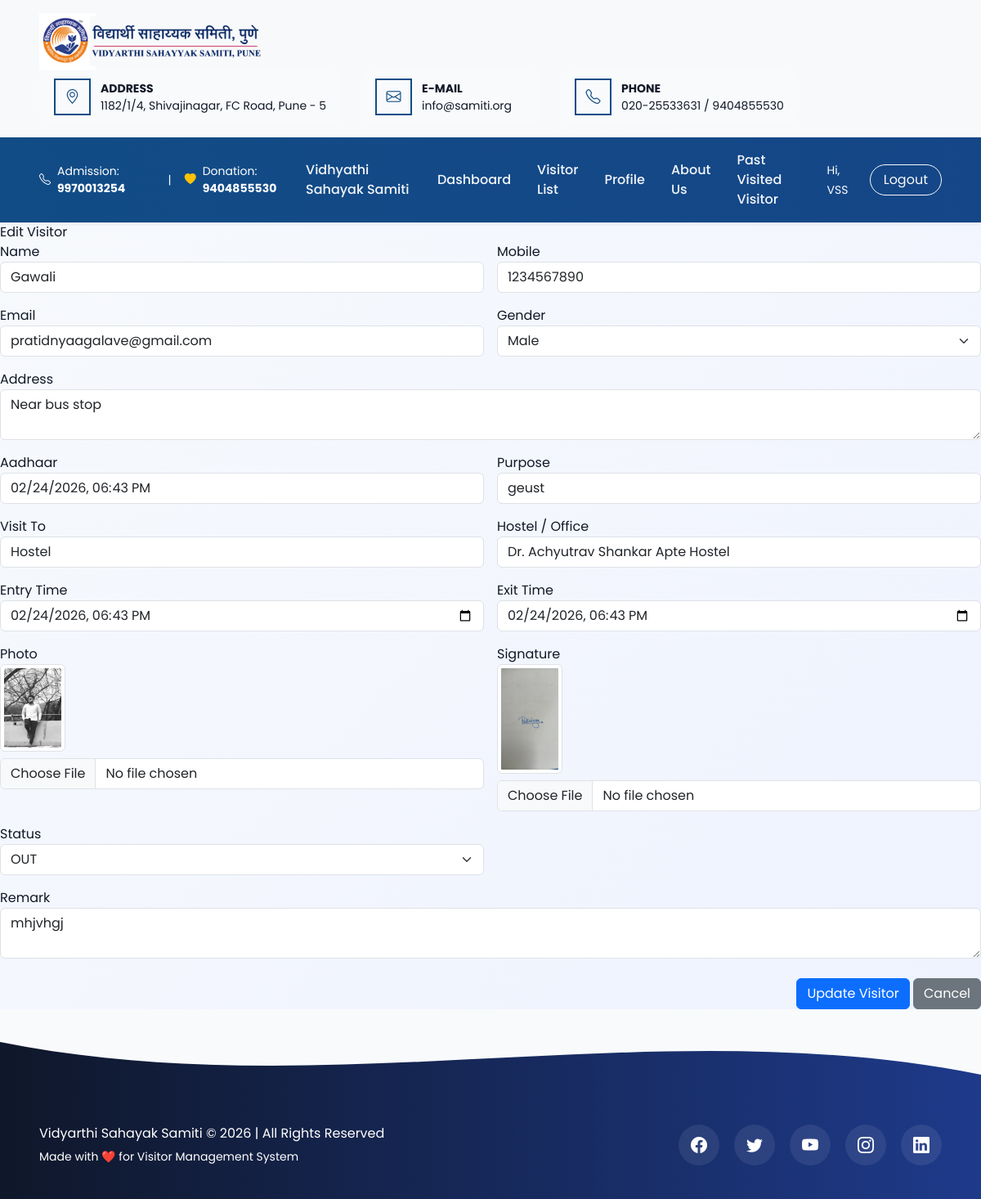
The app's page /visitors/edit/2/ (signed in) with its own data.
### visitors/models.py (models this page shows, shortened)
class CustomUser(AbstractUser):
    ROLE_CHOICES = (
        ('ADMIN', 'Admin'),
        ('STAFF', 'Staff'),
        ('SECURITY', 'Security'),
    )
    role = models.CharField(max_length=20, choices=ROLE_CHOICES)
    is_email_verified = models.BooleanField(default=False)

class Visitor(models.Model):
    GENDER_CHOICES = (
        ('Male', 'Male'),
        ('Female', 'Female'),
        ('Other', 'Other'),
    )
    STATUS_CHOICES = (
        ('IN', 'IN'),
        ('OUT', 'OUT'),
    )
    created_by = models.ForeignKey(
        settings.AUTH_USER_MODEL,   # ✅ IMPORTANT CHANGE
        on_delete=models.CASCADE,
        related_name='visitors'
    )
    name = models.CharField(max_length=100)
    mobile = models.CharField(max_length=10)
    email = models.EmailField()
    gender = models.CharField(max_length=10, choices=GENDER_CHOICES)
    purpose = models.CharField(max_length=200)
    visit_to = models.CharField(max_length=100)
    hostel_or_office = models.CharField(max_length=200)
    address = models.TextField()
    aadhaar = models.CharField(max_length=12)
    remark = models.TextField(null=True, blank=True)
    photo = models.ImageField(upload_to='visitor_photos/', null=True, blank=True)
    signature = models.ImageField(upload_to='signatures/', null=True, blank=True)
    status = models.CharField(max_length=5, choices=STATUS_CHOICES, default='IN')
    entry_time = models.DateTimeField(default=timezone.now)
    exit_time = models.DateTimeField(null=True, blank=True)
    created_at = models.DateTimeField(auto_now_add=True)
    class Meta:
        ordering = ['-entry_time']

### visitors/views.py (the view, shortened to what this page needs)
@login_required
def edit_visitor(request, id):
    if request.user.role == "ADMIN":
        visitor = get_object_or_404(Visitor, id=id)
    else:
        visitor = get_object_or_404(Visitor, id=id, created_by=request.user)
    return render(request, 'visitors/edit_visitor.html', {'visitor': visitor})

### visitors/templates/visitors/edit_visitor.html (shortened to what this page needs)
{% extends "visitors/base.html" %}
{% block content %}
<section class="visitor-entry-section">
<div class="entry-card">
<div class="entry-header">
    Edit Visitor
</div>
<div class="card-body">
<form method="POST" enctype="multipart/form-data">{% csrf_token %}
<div class="row g-3">
<div class="col-md-6">
<label>Name</label>
<input type="text" name="name"
       value="{{ visitor.name }}"
       class="form-control">
</div>
<div class="col-md-6">
<label>Mobile</label>
<input type="text" name="mobile"
       value="{{ visitor.mobile }}"
       class="form-control">
</div>
<div class="col-md-6">
<label>Email</label>
<input type="email" name="email"
       value="{{ visitor.email }}"
       class="form-control">
</div>
<div class="col-md-6">
<label>Gender</label>
<select name="gender" class="form-select">
<option {% if visitor.gender == "Male" %}selected{% endif %}>Male</option>
</select>
</div>
<div class="col-12">
<label>Address</label>
<textarea name="address"
          class="form-control">{{ visitor.address }}</textarea>
</div>
<div class="col-md-6">
<label>Aadhaar</label>
<input type="datetime-local"
       value="{{ visitor.entry_time|date:'Y-m-d\\TH:i' }}"
       class="form-control"
       readonly>
</div>
<div class="col-md-6">
<label>Purpose</label>
<input type="text" name="purpose"
       value="{{ visitor.purpose }}"
       class="form-control">
</div>
<div class="col-md-6">
<label>Visit To</label>
<input type="text" name="visit_to"
       value="{{ visitor.visit_to }}"
       class="form-control">
</div>
<div class="col-md-6">
<label>Hostel / Office</label>
<input type="text" name="hostel_or_office"
       value="{{ visitor.hostel_or_office }}"
       class="form-control">
</div>
<div class="col-md-6">
<label>Entry Time</label>
<input type="datetime-local"
       name="entry_time"
       value="{{ visitor.entry_time|date:'Y-m-d\\TH:i' }}"
       class="form-control">
</div>
<div class="col-md-6">
<label>Exit Time</label>
<input type="datetime-local"
       name="exit_time"
       value="{{ visitor.exit_time|date:'Y-m-d\\TH:i' }}"
       class="form-control">
</div>
<div class="col-md-6">
<label>Photo</label><br>
{% if visitor.photo %}
    <img src="{{ visitor.photo.url }}"
         width="80"
         class="img-thumbnail mb-2">
{% endif %}
<input type="file"
       name="photo"
       class="form-control">
</div>
<div class="col-md-6">
<label>Signature</label><br>
{% if visitor.signature %}
    <img src="{{ visitor.signature.url }}"
         width="80"
         class="img-thumbnail mb-2">
{% endif %}
<input type="file"
       name="signature"
       class="form-control">
</div>
{% if request.user.is_superuser %}
<div class="col-md-6">
<label>Status</label>
<select name="status" class="form-select">
<option value="OUT" {% if visitor.status == "OUT" %}selected{% endif %}>OUT</option>
</select>
</div>
{% endif %}
<div class="col-12">
<label>Remark</label>
<textarea name="remark"
          class="form-control">{{ visitor.remark }}</textarea>
</div>
</div>
<div class="text-end mt-4">
<button type="submit" class="btn btn-primary">
    Update Visitor
</button>
<a href="{% url 'visitor_list' %}" class="btn btn-secondary">
    Cancel
</a>
</div>
</form>
</div>
</div>
</section>
{% endblock %}

### visitors/templates/visitors/base.html (shortened to what this page needs)
{% load static %}
<!DOCTYPE html>
<html lang="en">
<head>
    <link href="https://cdn.jsdelivr.net/npm/bootstrap@5.3.2/dist/css/bootstrap.min.css" rel="stylesheet">
    <link rel="stylesheet" href="https://cdn.jsdelivr.net/npm/bootstrap-icons@1.11.3/font/bootstrap-icons.css">
    <link rel="stylesheet" href="{% static 'visitors/css/base.css' %}">
</head>
<body>
<div class="header-section py-3 bg-light">
    <div class="container-fluid px-5 d-flex justify-content-between align-items-center flex-wrap">
        <div class="d-flex align-items-center">
            <img src="{% static 'visitors/images/samiti-logo-web.png' %}" height="70">
        </div>
        <div class="contact-boxes d-flex align-items-center gap-4">
            <div class="contact-item d-flex align-items-center">
                <div class="icon-box">
                    <i class="bi bi-geo-alt"></i>
                </div>
                <div class="contact-text">
                    <strong>ADDRESS</strong><br>
                    1182/1/4, Shivajinagar, FC Road, Pune - 5
                </div>
            </div>
            <div class="contact-item d-flex align-items-center">
                <div class="icon-box">
                    <i class="bi bi-envelope"></i>
                </div>
                <div class="contact-text">
                    <strong>E-MAIL</strong><br>
                    info@samiti.org
                </div>
            </div>
            <div class="contact-item d-flex align-items-center">
                <div class="icon-box">
                    <i class="bi bi-telephone"></i>
                </div>
                <div class="contact-text">
                    <strong>PHONE</strong><br>
                    020-25533631 / 9404855530
                </div>
            </div>
        </div>
    </div>
</div>
<nav class="navbar navbar-expand-lg navbar-dark main-navbar shadow-sm py-2">
    <div class="container-fluid px-5 align-items-center">
        <div class="navbar-info text-white small d-none d-lg-flex align-items-center">
            <i class="bi bi-telephone me-2"></i>
            <span>Admission: <strong>9970013254</strong></span>
            <span class="mx-3">|</span>
            <i class="bi bi-heart-fill me-2 text-warning"></i>
            <span>Donation: <strong>9404855530</strong></span>
        </div>
        <div class="collapse navbar-collapse justify-content-end" id="navbarNav">
            <ul class="navbar-nav align-items-lg-center gap-lg-3">
                {% if user.is_authenticated %}
                   <a class="nav-link"
   href="https://samiti.org/en/"
   target="_blank">
    Vidhyathi Sahayak Samiti
</a>
                    <li class="nav-item">
                        <a class="nav-link" href="{% url 'dashboard' %}">Dashboard</a>
                    </li>
                    <li class="nav-item">
                        <a class="nav-link" href="{% url 'visitor_list' %}">Visitor List</a>
                    </li>
                    <li class="nav-item">
                        <a class="nav-link" href="{% url 'profile' %}">Profile</a>
                    </li>
                    <li class="nav-item">
    <a class="nav-link" href="{% url 'about' %}">About Us</a>
</li>
<li class="nav-item">
    <a class="nav-link" href="#">Past Visited Visitor</a>
</li>
                    <li class="nav-item">
                        <span class="navbar-text text-white small">
                            Hi, {{ user.first_name|default:user.username }}
                        </span>
                    </li>
                    <li class="nav-item">
                        <a class="btn btn-outline-light px-3 ms-lg-2"
                           href="{% url 'logout' %}">
                           Logout
                        </a>
                    </li>
                {% endif %}
            </ul>
        </div>
    </div>
</nav>
<main class="main-content">
    {% block content %}
    {% endblock %}
</main>
<footer class="main-footer">
    <div class="footer-wave">
        <svg viewBox="0 0 1440 100" preserveAspectRatio="none">
            <path d="M0,40 C480,120 960,0 1440,80 L1440,0 L0,0 Z"></path>
        </svg>
    </div>
    <div class="footer-content container-fluid px-5">
        <div class="footer-left">
            <p class="mb-1">
                Vidyarthi Sahayak Samiti © 2026 | All Rights Reserved
            </p>
            <small>Made with ❤️ for Visitor Management System</small>
        </div>
        <div class="social-icons">
    <a href="https://www.facebook.com/VidyarthiSahayakSamiti/" target="_blank" rel="noopener noreferrer">
        <i class="bi bi-facebook"></i>
    </a>
    <a href="https://x.com/SamitiOfficial" target="_blank" rel="noopener noreferrer">
        <i class="bi bi-twitter"></i>
    </a>
    <a href="https://www.youtube.com/channel/UC2Eo8WW7qWz7ki2QyPR5NxA" target="_blank" rel="noopener noreferrer">
        <i class="bi bi-youtube"></i>
    </a>
    <a href="https://www.instagram.com/vidyarthi_sahayyak_samiti?igshid=YmMyMTA2M2Y%3D" target="_blank" rel="noopener noreferrer">
        <i class="bi bi-instagram"></i>
    </a>
    <a href="https://www.linkedin.com/company/vidyarthi-sahayyak-samiti-pune/" target="_blank" rel="noopener noreferrer">
        <i class="bi bi-linkedin"></i>
    </a>
</div>
    </div>
</footer>
</body>
</html>

### visitors/static/visitors/css/base.css (style rules this page uses)
:root { --bg-main: linear-gradient(135deg, #f8fafc, #eef2ff); --text-color: #111827; --card-bg: #ffffff; }
html { height: 100%; }
body { min-height: 100vh; display: flex; flex-direction: column; }
body { font-family: 'Poppins', sans-serif; margin: 0; padding: 0; overflow-x: hidden; display: flex; flex-direction: column; background: var(--bg-main); color: var(--text-color); animation: pageFade 0.8s ease-in-out; transition: 0.4s ease; }
.main-footer { margin-top: auto; flex-shrink: 0; background: linear-gradient(90deg, #0f172a, #1e3a8a); color: #ffffff; position: relative; overflow: hidden; }
a { text-decoration: none; transition: 0.3s ease; }
.header-section { background: #ffffff; border-bottom: 1px solid #e5e7eb; box-shadow: 0 2px 15px rgba(0,0,0,0.05); }
.contact-boxes { display: flex; align-items: center; gap: 35px; font-size: 14px; }
.contact-item { display: flex; align-items: center; min-width: 220px; background: #f8fafc; padding: 10px 18px; border-radius: 12px; transition: 0.3s ease; }
.icon-box { width: 45px; height: 45px; border: 2px solid #114c86; display: flex; align-items: center; justify-content: center; margin-right: 12px; color: #114c86; font-size: 18px; transition: 0.3s ease; }
.main-navbar { background: linear-gradient(270deg, #0f172a, #1e3a8a, #114c86); background-size: 600% 600%; animation: gradientMove 8s ease infinite; padding: 10px 0; position: sticky; top: 0; z-index: 1000; backdrop-filter: blur(8px); }
.main-navbar .nav-link { color: rgba(255,255,255,0.95) !important; padding: 8px 14px; font-weight: 500; position: relative; }
.main-navbar .nav-link::after { content: ""; position: absolute; left: 0; bottom: 0; width: 0%; height: 2px; background: #ff6a00; transition: 0.3s ease; }
.btn-outline-light { border-radius: 25px; padding: 6px 18px; transition: 0.3s ease; }
.main-footer { margin-top: auto; background: linear-gradient(90deg, #0f172a, #1e3a8a); color: #ffffff; position: relative; overflow: hidden; }
.footer-wave svg { width: 100%; height: 100px; animation: waveMove 6s ease-in-out infinite alternate; }
.footer-content { display: flex; justify-content: space-between; align-items: center; padding: 40px 8%; flex-wrap: wrap; }
.social-icons { display: flex; gap: 18px; }
.social-icons a { width: 50px; height: 50px; border-radius: 50%; background: rgba(255,255,255,0.08); display: flex; align-items: center; justify-content: center; font-size: 20px; color: #ffffff; transition: 0.3s ease; }
.navbar { position: sticky; top: 0; z-index: 999; transition: 0.3s; }

### records on screen
CustomUser: first_name "VSS"
Visitor: name "Gawali", mobile "1234567890", email "pratidnyaagalave@gmail.com", gender "Male", address "Near bus stop", entry_time "02/24/2026 18:43", purpose "geust", visit_to "Hostel", hostel_or_office "Dr. Achyutrav Shankar Apte Hostel", exit_time "02/24/2026 18:43", photo (picture), signature (picture), status "OUT", remark "mhjvhgj"
